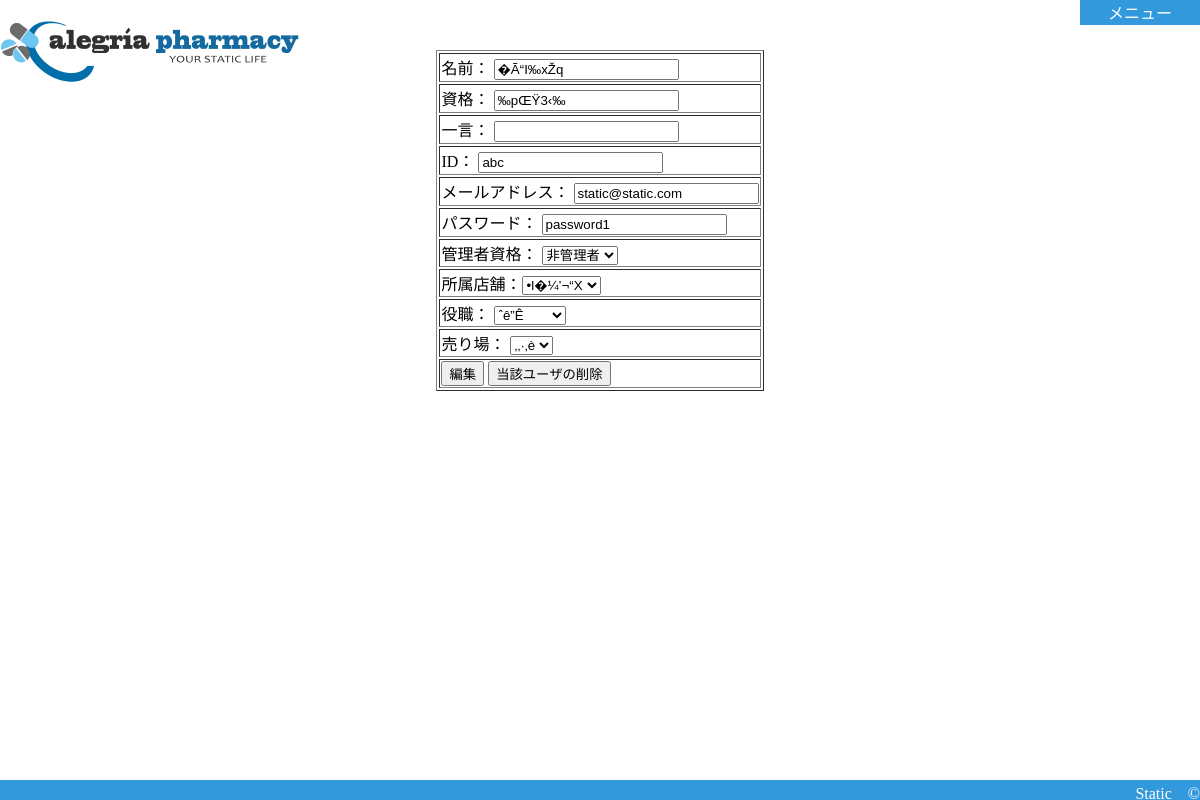
The app's page /php/management/user/user_edit.php?id=abc (signed in) with its own data.
### tables this page shows
CREATE TABLE m_user
( 
	user_id   CHAR(10) PRIMARY KEY NOT NULL, 
	user_pw   CHAR(20) NOT NULL, 
	user_email  VARCHAR(50) NOT NULL, 
	user_name   VARCHAR(20) NOT NULL, 
	store_id   INT(10) NOT NULL, 
	user_profile   VARCHAR(300), 
	user_manager   BOOLEAN, 
	user_delete   BOOLEAN, 
	corner_id   INT(20) NOT NULL, 
	post_id INT(20) NOT NULL, 
	user_right VARCHAR(10) NOT NULL, 
	FOREIGN KEY(store_id) REFERENCES m_store(store_id),
	FOREIGN KEY(corner_id) REFERENCES m_corner(corner_id),
	FOREIGN KEY(post_id) REFERENCES m_post(post_id)
);

CREATE TABLE m_store
( 
	store_id   INT(10) PRIMARY KEY NOT NULL, 
	store_name VARCHAR(20)NOT NULL, 
	store_address VARCHAR(100)NOT NULL, 
	store_phone VARCHAR(20)NOT NULL, 
	store_delete BOOLEAN 
);

CREATE TABLE m_post
(
	post_id INT(20) PRIMARY KEY NOT NULL, 
	post_name CHAR(20) NOT NULL, 
	post_delete BOOLEAN 
);

CREATE TABLE m_corner
(
	corner_id INT(20) PRIMARY KEY NOT NULL, 
	corner_name CHAR(20) NOT NULL, 
	corner_delete BOOLEAN 
);

### php/management/user/user_edit.php (the view, shortened to what this page needs)
<!DOCTYPE html>
<html>
  <head>
    <link rel="stylesheet" href="../../../css/main.css" type="text/css">
  </head>
    <body>
      <div id="wrapper">
        <div id="content">
        <?php require_once("../../../header.php");  ?>
        <?php
            require_once("../../../function/database_session.php");
                $connection = connectDB();
                try{
                  $sql ="SELECT * FROM m_user WHERE user_id=:id";
                  $sth  = $connection->prepare($sql);
                  $sth->bindValue(":id", $_GET["id"]);
                  $sth->execute();
                  $sql2 ="SELECT * FROM m_store";
                  $sth2  = $connection->prepare($sql2);
                  $sth2->execute();
                  $sql3 ="SELECT * FROM m_post";
                  $sth3  = $connection->prepare($sql3);
                  $sth3->bindValue(":id", $_GET["id"]);
                  $sth3->execute();
                  $sql4 ="SELECT * FROM m_corner";
                  $sth4  = $connection->prepare($sql4);
                  $sth4->bindValue(":id", $_GET["id"]);
                  $sth4->execute();
                }catch (PDOException $e){
                  exit("SQL発行エラー:{$e->getMessage()}");
                }
        ?>
        <form method="post">
          <?PHP while ($row = $sth->fetch(PDO::FETCH_ASSOC)){?>
          <table border="1">
            <tr><td>名前：              <input type="text" name="user_edit_name" value="<?php print "{$row["user_name"]}"; ?>"></td></tr>
            <tr><td>資格：              <input type="text" name="user_edit_quali" value="<?php print "{$row["user_right"]}"; ?>"></td></tr>
            <tr><td>一言：              <input type="text" name="user_edit_text" value="<?php print "{$row["user_profile"]}"; ?>"></td></tr>
            <tr><td>ID：                <input type="text" name="user_edit_id" value="<?php print "{$row["user_id"]}"; ?>"></td></tr>
            <tr><td>メールアドレス：     <input type="text" name="user_edit_mail" value="<?php print "{$row["user_email"]}"; ?>"></td></tr>
            <tr><td>パスワード：         <input type="text" name="user_edit_pass" value="<?php print "{$row["user_pw"]}";?>"></td></tr>
            <tr><td>管理者資格： <select name="user_edit_manager">
                                <option value="0">非管理者</option>
                                </select></td></tr>
            <tr><td>所属店舗：<select name="user_edit_store">
                            <?php while($row2 = $sth2->fetch(PDO::FETCH_ASSOC)) { ?>
                              <option value="<?php ph($row2["store_id"]);?>"
                              <?php
                              if($row2["store_id"] == $row["store_id"]){
                                  echo 'selected="selected"';
                              }
                              ?> ><?php ph($row2["store_name"]);?></option>
                            <?php } ?>
                             </select>
                           </td></tr>
            <tr><td>役職：   <select name="user_edit_position">
                              <?php while($row3 = $sth3->fetch(PDO::FETCH_ASSOC)) { ?>
                                <option value="<?php ph($row3["post_id"]);?>"
                                <?php if($row3["post_id"] == $row["post_id"]){
                                  echo "selected";
                                }
                                ?> ><?php ph($row3["post_name"]);?></option>
                              <?php } ?>
                            </select></td></tr>
            <tr><td>売り場：  <select name="user_edit_department">
                              <?php while($row4 = $sth4->fetch(PDO::FETCH_ASSOC)) { ?>
                                <option value="<?php ph($row4["corner_id"]);?>"
                                <?php if($row4["corner_id"] == $row["corner_id"]){
                                  echo "selected";
                                }
                                ?> ><?php ph($row4["corner_name"]);?></option>
                              <?php } ?>
                            </select></td></tr>
            <tr><td><input type="submit" formaction="user_edit_update.php" value="編集">
                    <?php echo '<input type="button"  value="当該ユーザの削除" onclick="confirmUseredit('."'{$_GET['id']}'".')">'; ?></td></tr>
          </table>
        <?php } ?>
        </form>
        </div>
        <?php require_once("../../../footer.php");  ?>
          </div>
    </body>
</html>

### css/main.css (style rules this page uses)
#wrapper { position:absolute; top:0px; left:0px; right:0px; bottom:0px; margin:auto; width:100%; height:100%; background-color:#FFFFFF; text-align:center; }
#content { width:100%; position:relative; top:50px; bottom:20px; left:0px; right:opx; margin:auto; text-align:center; }
table { margin-left: auto; margin-right: auto; text-align:left; }

### records on screen
m_user: user_edit_name "�Ã“I‰xŽq", user_edit_quali "‰pŒŸ3‹‰", user_edit_id "abc", user_edit_mail "static@static.com", user_edit_pass "password1", user_edit_store "•l�¼’¬“X", user_edit_position "ˆê”Ê", user_edit_department "‚­‚·‚è"
